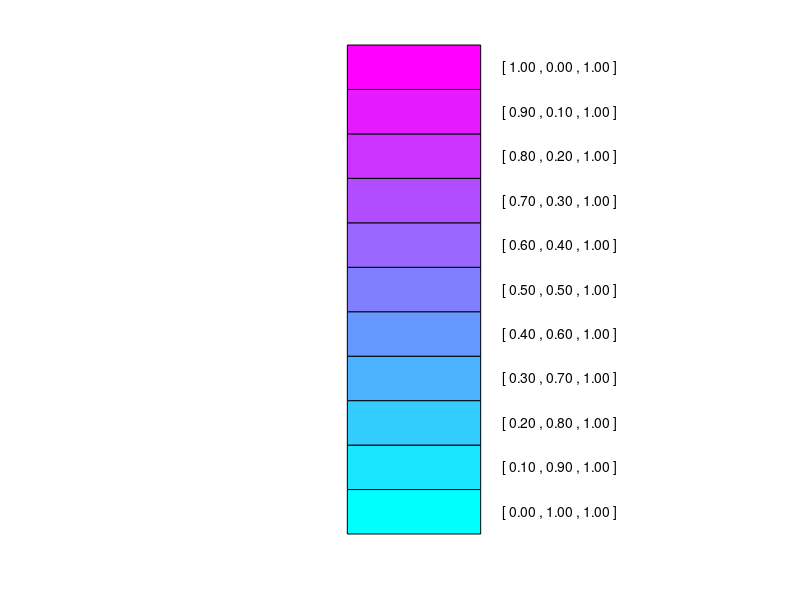

MATLAB code for this plot:
% Script Eg4_2
% Displays interpolants of the colors cyan and magenta

% Prepare the figure window...
close all
figure
axis equal off
hold on

% Color initializations...
cyan    = [0 1 1];  % rgb of the "bottom" color
magenta = [1 0 1];  % rgb of the "top" color
n = 10;             % the number of "in between" colors is n-1
x = [0 3 3 0];      % locates the x-values in the tiles
y = [0 0 1 1];      % locates the y-values in the tiles

% Add colored tiles to the figure window...
for j=0:n
    % Display the jth tile and its rgb value...
    f = j/n;
    v = (1-f)*cyan + f*magenta;
    fill(x,y+j,v)
    text(3.5,j+.5,sprintf('[ %4.2f , %4.2f , %4.2f ]',v(1),v(2),v(3)))
end
hold off
shg

